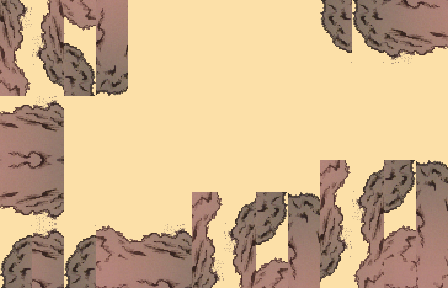

A 2D game scene composited from a Tiled map and its tileset images. What follows is a short description and the map's XML, with every tile layer's data as written:
An orthogonal 14x9 tile map with 32x32 px tiles, 2 tile layers (Tile Layer 1, Tile Layer 2).

<map version="1.0" orientation="orthogonal" width="14" height="9" tilewidth="32" tileheight="32">
 <tileset firstgid="1" name="zelda_hand_tiles" tilewidth="32" tileheight="32">
  <image source="zelda_hand_tiles.png" trans="ff00ff" width="640" height="480" />
 </tileset>
 <layer name="Tile Layer 1" width="14" height="9">
  <data>
   <tile gid="92" />
   <tile gid="92" />
   <tile gid="92" />
   <tile gid="92" />
   <tile gid="92" />
   <tile gid="92" />
   <tile gid="92" />
   <tile gid="92" />
   <tile gid="92" />
   <tile gid="92" />
   <tile gid="92" />
   <tile gid="92" />
   <tile gid="92" />
   <tile gid="92" />
   <tile gid="92" />
   <tile gid="92" />
   <tile gid="92" />
   <tile gid="92" />
   <tile gid="92" />
   <tile gid="92" />
   <tile gid="92" />
   <tile gid="92" />
   <tile gid="92" />
   <tile gid="92" />
   <tile gid="92" />
   <tile gid="92" />
   <tile gid="92" />
   <tile gid="92" />
   <tile gid="92" />
   <tile gid="92" />
   <tile gid="92" />
   <tile gid="92" />
   <tile gid="92" />
   <tile gid="92" />
   <tile gid="92" />
   <tile gid="92" />
   <tile gid="92" />
   <tile gid="92" />
   <tile gid="92" />
   <tile gid="92" />
   <tile gid="92" />
   <tile gid="92" />
   <tile gid="92" />
   <tile gid="92" />
   <tile gid="92" />
   <tile gid="92" />
   <tile gid="92" />
   <tile gid="92" />
   <tile gid="92" />
   <tile gid="92" />
   <tile gid="92" />
   <tile gid="92" />
   <tile gid="92" />
   <tile gid="92" />
   <tile gid="92" />
   <tile gid="92" />
   <tile gid="92" />
   <tile gid="92" />
   <tile gid="92" />
   <tile gid="92" />
   <tile gid="92" />
   <tile gid="92" />
   <tile gid="92" />
   <tile gid="92" />
   <tile gid="92" />
   <tile gid="92" />
   <tile gid="92" />
   <tile gid="92" />
   <tile gid="92" />
   <tile gid="92" />
   <tile gid="92" />
   <tile gid="92" />
   <tile gid="92" />
   <tile gid="92" />
   <tile gid="92" />
   <tile gid="92" />
   <tile gid="92" />
   <tile gid="92" />
   <tile gid="92" />
   <tile gid="92" />
   <tile gid="92" />
   <tile gid="92" />
   <tile gid="92" />
   <tile gid="92" />
   <tile gid="92" />
   <tile gid="92" />
   <tile gid="92" />
   <tile gid="92" />
   <tile gid="92" />
   <tile gid="92" />
   <tile gid="92" />
   <tile gid="92" />
   <tile gid="92" />
   <tile gid="92" />
   <tile gid="92" />
   <tile gid="92" />
   <tile gid="92" />
   <tile gid="92" />
   <tile gid="92" />
   <tile gid="92" />
   <tile gid="92" />
   <tile gid="92" />
   <tile gid="92" />
   <tile gid="92" />
   <tile gid="92" />
   <tile gid="92" />
   <tile gid="92" />
   <tile gid="92" />
   <tile gid="92" />
   <tile gid="92" />
   <tile gid="92" />
   <tile gid="92" />
   <tile gid="92" />
   <tile gid="92" />
   <tile gid="92" />
   <tile gid="92" />
   <tile gid="92" />
   <tile gid="92" />
   <tile gid="92" />
   <tile gid="92" />
   <tile gid="92" />
   <tile gid="92" />
   <tile gid="92" />
   <tile gid="92" />
   <tile gid="92" />
   <tile gid="92" />
  </data>
 </layer>
 <layer name="Tile Layer 2" width="14" height="9">
  <data>
   <tile gid="107" />
   <tile gid="108" />
   <tile gid="25" />
   <tile gid="26" />
   <tile gid="0" />
   <tile gid="0" />
   <tile gid="0" />
   <tile gid="0" />
   <tile gid="0" />
   <tile gid="0" />
   <tile gid="1" />
   <tile gid="2" />
   <tile gid="3" />
   <tile gid="4" />
   <tile gid="127" />
   <tile gid="128" />
   <tile gid="45" />
   <tile gid="46" />
   <tile gid="0" />
   <tile gid="0" />
   <tile gid="0" />
   <tile gid="0" />
   <tile gid="0" />
   <tile gid="0" />
   <tile gid="21" />
   <tile gid="22" />
   <tile gid="23" />
   <tile gid="24" />
   <tile gid="147" />
   <tile gid="148" />
   <tile gid="65" />
   <tile gid="66" />
   <tile gid="0" />
   <tile gid="0" />
   <tile gid="0" />
   <tile gid="0" />
   <tile gid="0" />
   <tile gid="0" />
   <tile gid="0" />
   <tile gid="0" />
   <tile gid="0" />
   <tile gid="0" />
   <tile gid="43" />
   <tile gid="44" />
   <tile gid="52" />
   <tile gid="52" />
   <tile gid="0" />
   <tile gid="0" />
   <tile gid="0" />
   <tile gid="0" />
   <tile gid="0" />
   <tile gid="0" />
   <tile gid="0" />
   <tile gid="0" />
   <tile gid="0" />
   <tile gid="0" />
   <tile gid="63" />
   <tile gid="64" />
   <tile gid="0" />
   <tile gid="0" />
   <tile gid="0" />
   <tile gid="0" />
   <tile gid="0" />
   <tile gid="0" />
   <tile gid="0" />
   <tile gid="0" />
   <tile gid="0" />
   <tile gid="0" />
   <tile gid="0" />
   <tile gid="0" />
   <tile gid="83" />
   <tile gid="84" />
   <tile gid="0" />
   <tile gid="0" />
   <tile gid="0" />
   <tile gid="0" />
   <tile gid="0" />
   <tile gid="0" />
   <tile gid="0" />
   <tile gid="0" />
   <tile gid="7" />
   <tile gid="8" />
   <tile gid="85" />
   <tile gid="86" />
   <tile gid="103" />
   <tile gid="104" />
   <tile gid="0" />
   <tile gid="0" />
   <tile gid="0" />
   <tile gid="0" />
   <tile gid="7" />
   <tile gid="8" />
   <tile gid="85" />
   <tile gid="86" />
   <tile gid="27" />
   <tile gid="28" />
   <tile gid="105" />
   <tile gid="106" />
   <tile gid="121" />
   <tile gid="44" />
   <tile gid="121" />
   <tile gid="42" />
   <tile gid="43" />
   <tile gid="44" />
   <tile gid="27" />
   <tile gid="28" />
   <tile gid="105" />
   <tile gid="106" />
   <tile gid="47" />
   <tile gid="48" />
   <tile gid="125" />
   <tile gid="126" />
   <tile gid="141" />
   <tile gid="64" />
   <tile gid="141" />
   <tile gid="62" />
   <tile gid="63" />
   <tile gid="64" />
   <tile gid="47" />
   <tile gid="48" />
   <tile gid="125" />
   <tile gid="126" />
   <tile gid="67" />
   <tile gid="68" />
   <tile gid="145" />
   <tile gid="146" />
  </data>
 </layer>
</map>
